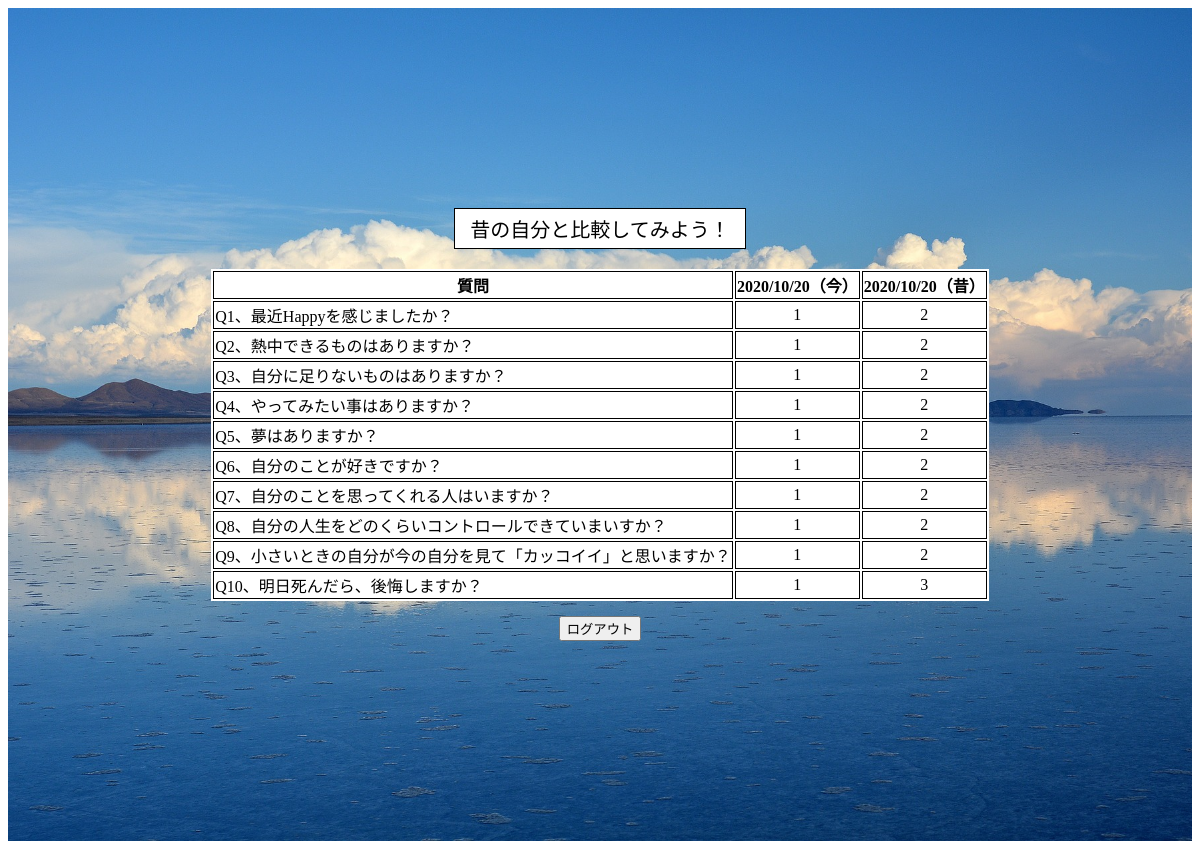
Screenshot of /dbtest (signed in) with the database file from the repository.
### tables this page shows
CREATE TABLE "question" (
	"id"	INTEGER,
	"user_id"	INTEGER,
	"question_id"	INTEGER,
	"anser"	INTEGER,
	"date"	INTEGER,
	PRIMARY KEY("id" AUTOINCREMENT)
);

### app.py (the view)
@app.route("/dbtest")
def dbtest():
    user_id=session['user_id']
    conn = sqlite3.connect("hitoiki.db")
    c = conn.cursor()
    c.execute("select anser  from question where question_id = 1 order by id  desc")
    list1 = c.fetchall()
    print(list1)
    c.execute("select anser  from question where question_id = 2 order by id desc ")
    list2 = c.fetchall()
    print(list2)
    c.execute("select anser  from question where question_id = 3 order by id desc ")
    list3 = c.fetchall()
    c.execute("select anser  from question where question_id = 4 order by id desc ")
    list4 = c.fetchall()
    c.execute("select anser  from question where question_id = 5 order by id desc ")
    list5 = c.fetchall()
    c.execute("select anser  from question where question_id = 6 order by id desc ")
    list6 = c.fetchall()
    c.execute("select anser  from question where question_id = 7 order by id desc ")
    list7 = c.fetchall()
    c.execute("select anser  from question where question_id = 8 order by id desc ")
    list8 = c.fetchall()
    c.execute("select anser  from question where question_id = 9 order by id desc ")
    list9 = c.fetchall()
    c.execute("select anser  from question where question_id = 10 order by id desc ")
    list10 = c.fetchall()
    c.execute("select date  from question where question_id = 1 AND user_id = ? order by id desc",(user_id,))
    time = c.fetchall()
    print(time)
    c.close()
    return render_template("result.html",list1=list1, list2=list2, list3=list3 ,list4=list4, list5=list5, list6=list6, list7=list7, list8=list8,list9=list9, list10=list10, time=time)

### templates/result.html
{% extends 'base.html' %}
{% block content %}
<div class="container">
    <span class="result_title">昔の自分と比較してみよう！</span>
    <form action="/result">
        <table>
            <tr>
                <th>質問</th>
                <th>{{time[0][0]}}（今）</th>
                <th>{{time[1][0]}}（昔）</th>
            </tr>
            <tr>
                <td class="result_q">Q1、最近Happyを感じましたか？</td>
                <td>{{list1[0][0]}}</td>
                <td>{{list1[1][0]}}</td>
            </tr>
            <tr>
                <td class="result_q">Q2、熱中できるものはありますか？</td>
                <td>{{list2[0][0]}}</td>
                <td>{{list2[1][0]}}</td>
            </tr>
            <tr>
                <td class="result_q">Q3、自分に足りないものはありますか？</td>
                <td>{{list3[0][0]}}</td>
                <td>{{list3[1][0]}}</td>
            </tr>
            <tr>
                <td class="result_q">Q4、やってみたい事はありますか？</td>
                <td>{{list4[0][0]}}</td>
                <td>{{list4[1][0]}}</td>
            </tr>
            <tr>
                <td class="result_q">Q5、夢はありますか？</td>
                <td>{{list5[0][0]}}</td>
                <td>{{list5[1][0]}}</td>
            </tr>
            <tr>
                <td class="result_q">Q6、自分のことが好きですか？</td>
                <td>{{list6[0][0]}}</td>
                <td>{{list6[1][0]}}</td>
            </tr>
            <tr>
                <td class="result_q">Q7、自分のことを思ってくれる人はいますか？</td>
                <td>{{list7[0][0]}}</td>
                <td>{{list7[1][0]}}</td>
            </tr>
            <tr>
                <td class="result_q">Q8、自分の人生をどのくらいコントロールできていまいすか？</td>
                <td>{{list8[0][0]}}</td>
                <td>{{list8[1][0]}}</td>
            </tr>
            <tr>
                <td class="result_q">Q9、小さいときの自分が今の自分を見て「カッコイイ」と思いますか？</td>
                <td>{{list9[0][0]}}</td>
                <td>{{list9[1][0]}}</td>
            </tr>
            <tr>
                <td class="result_q">Q10、明日死んだら、後悔しますか？</td>
                <td>{{list10[0][0]}}</td>
                <td>{{list10[1][0]}}</td>
            </tr>
        </table>
    </form>
    <input type="button" class="logout_btn" value="ログアウト" onclick="location.href='/logout'">
</div>
{% endblock %}

### templates/base.html (shortened to what this page needs)
<!DOCTYPE html>
<html lang="en">
<head>
    <link rel="stylesheet" href="../static/css/style.css" media="screen and ( min-width:769px )">
    <link rel="stylesheet" href="../static/css/style_sp.css" media="screen and ( max-width:768px )">
</head>
<body>
    {% block content %}
    {% endblock %}
</body>
</html>

### static/css/style.css (style rules this page uses)
.container { padding: 200px; text-align: center; background-size: contain; background-size: cover; background-repeat: repeat-y; background-image: url("../images/bolivia-1802042_1920.jpg"); }
.login_btn,.regist_btn,.first_btn,.logout_btn { text-align: center; margin-top: 15px; }
table { margin: 0 auto; background-color: white; }
table th, table td { text-align: center; border: 1px solid black; }
.result_q { text-align: left; }
.result_title { margin-bottom: 20px; display: inline-block; background-color: white; border: 1px solid black; font-size: 20px; padding: 5px 15px; }

### static/css/style_sp.css (style rules this page uses)
.container { padding: 20px; text-align: center; background-size: cover; background-repeat: repeat-y; background-image: url("../images/bolivia-1802042_1920.jpg"); margin-top: 150px; }
.login_btn,.regist_btn,.first_btn,.logout_btn { text-align: center; margin-top: 15px; }
table { margin: 0 auto; background-color: white; }
table th, table td { text-align: center; border: 1px solid black; }
.result_q { text-align: left; }
.result_title { margin-bottom: 20px; display: inline-block; background-color: white; border: 1px solid black; font-size: 20px; padding: 5px 15px; }

### rows the page displays
question: date "2020/10/20"
question: date "2020/10/20"
question: anser "1"
question: anser "2"
question: anser "1"
question: anser "2"
question: anser "1"
question: anser "2"
question: anser "1"
question: anser "2"
question: anser "1"
question: anser "2"
question: anser "1"
question: anser "2"
question: anser "1"
question: anser "2"
question: anser "1"
question: anser "2"
question: anser "1"
question: anser "2"
question: anser "1"
question: anser "3"
